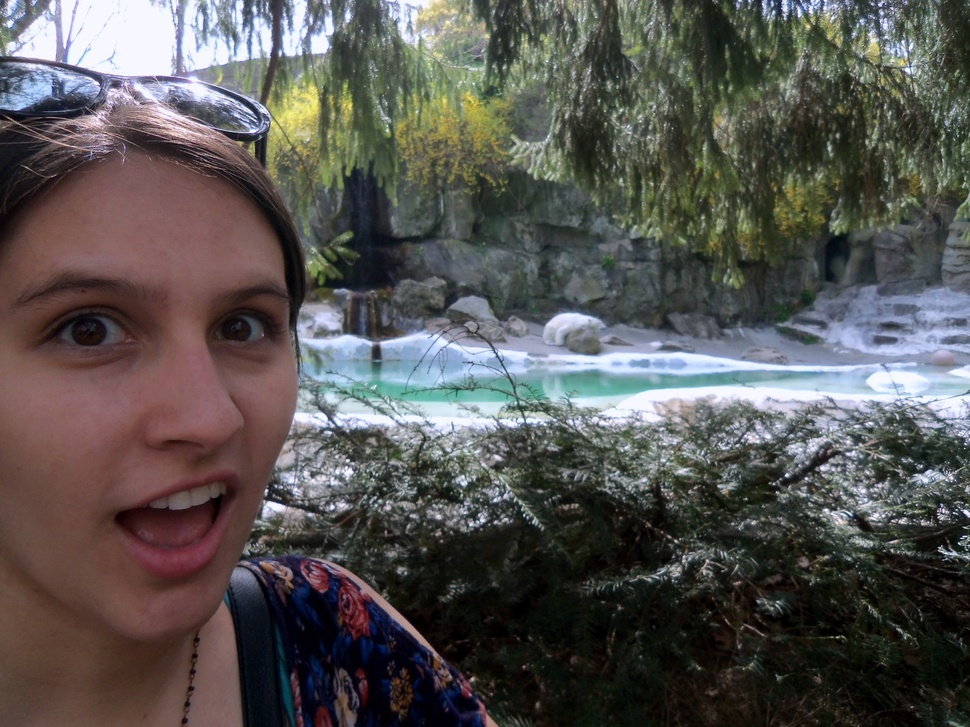
%> input picture pic2.JPG, 970 x 727 px, shrunk from 2048 x 1536 before the run
$ octave testing3.m   (GNU Octave 9; MATLAB toolbox functions it lacks are replaced by stand-ins)
%> lines starting %> are read from the running program, lines starting %| are printed output that depends on the picture
%anthony was here
%tom ... yea!
he = imread('pic2.JPG');
%> he is the input picture: size 727x970x3 uint8; mean R, G, B 87.4, 84.9, 82.4

cform = makecform('srgb2lab');
lab_he = applycform(he,cform);
%> lab_he: size 727x970x3 uint8; mean of channels 1, 2, 3 90.1, 129.1, 130.3

ab = double(lab_he(:,:,2:3));
nrows = size(ab,1);
%> nrows = 727
ncols = size(ab,2);
%> ncols = 970
ab = reshape(ab,nrows*ncols,2);

nColors = 3;
% repeat the clustering 3 times to avoid local minima
[cluster_idx cluster_center] = kmeans(ab,nColors,'distance','sqEuclidean', ...
                                      'Replicates',3);
%> cluster_center = [124.5 133.8; 128 118.7; 141.4 135.9]

pixel_labels = reshape(cluster_idx,nrows,ncols);
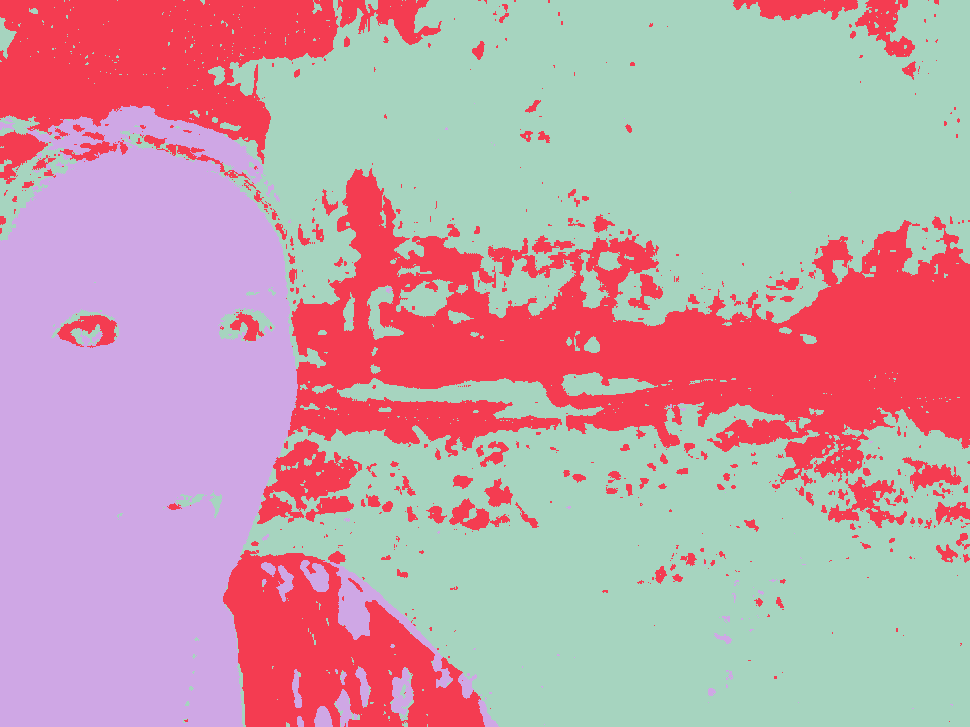
%> pixel_labels: size 727x970 double; 3 distinct labels, from 1 to 3; one colour per label, 0 black
imshow(pixel_labels,[]), title('image labeled by cluster index');

segmented_images = cell(1,3);
rgb_label = repmat(pixel_labels,[1 1 3]);
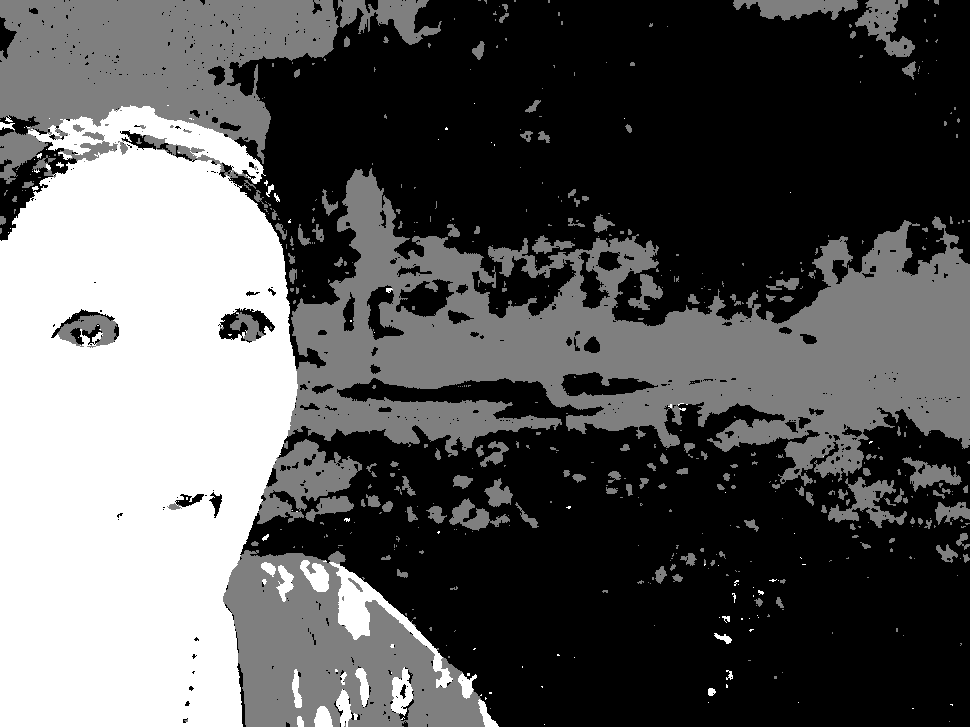
%> rgb_label: size 727x970x3 double; min 1, max 3, mean 1.71; drawn with min black and max white

for k = 1:nColors
    color = he;
    color(rgb_label ~= k) = 0;
    segmented_images{k} = color;
end
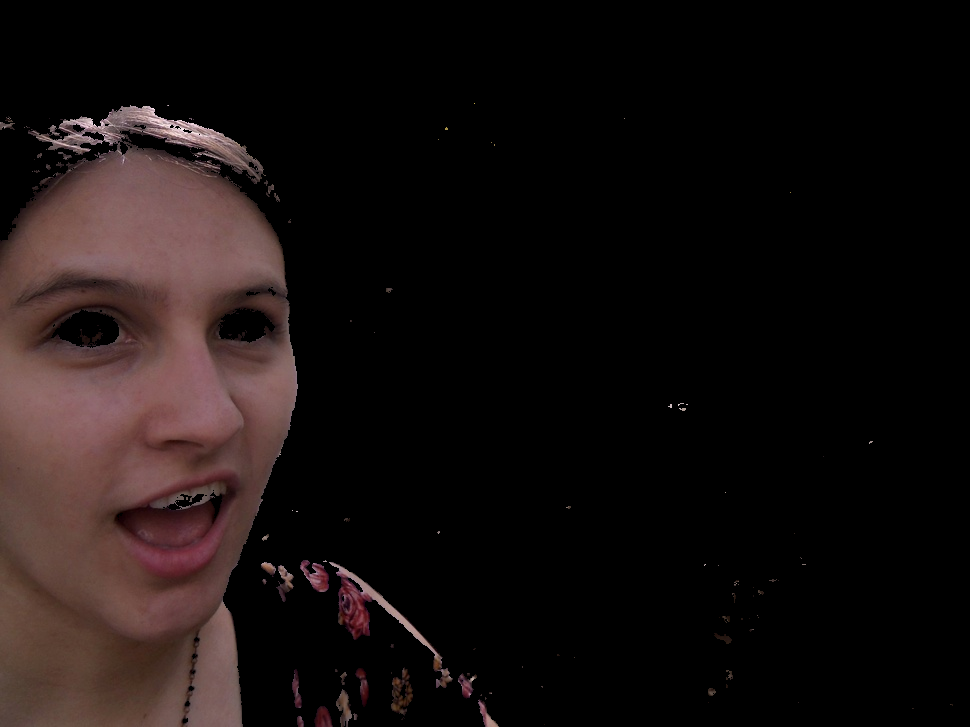
%> color: size 727x970x3 uint8; mean R, G, B 23, 16, 15.3
%> after the loop, segmented_images = 3 items

imshow(segmented_images{1}), title('objects in cluster 1');
%> after `imshow(segmented_images{1})`:
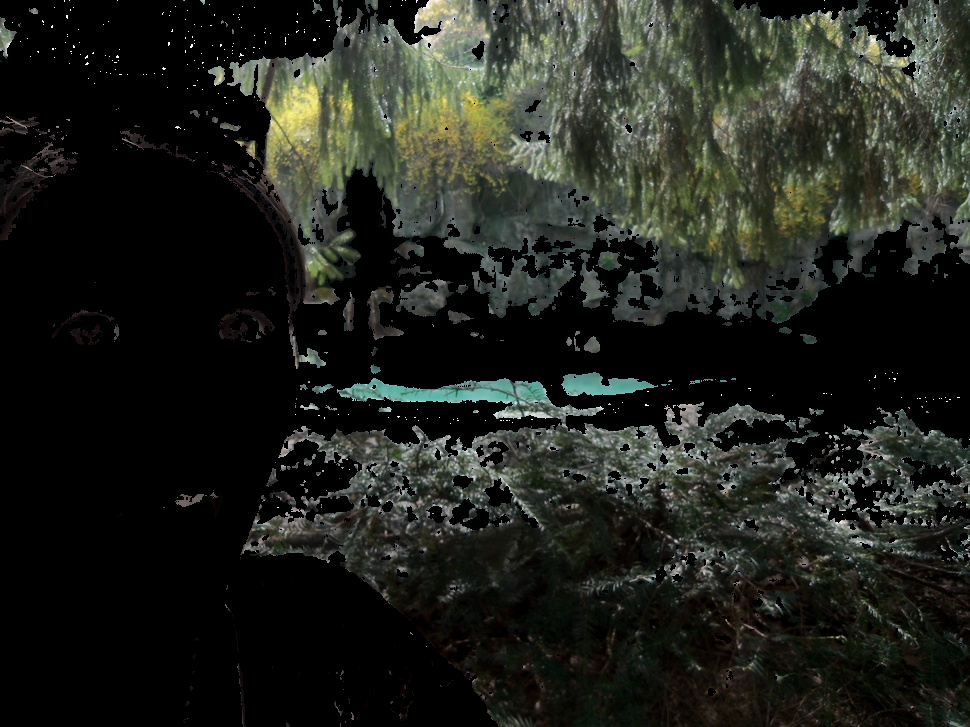
%> displayed picture: size 727x970x3, on the screen's scale of 0 to 255; mean R, G, B 32.7, 35.2, 29.3

$ run again, with face.JPG copied over pic2.JPG
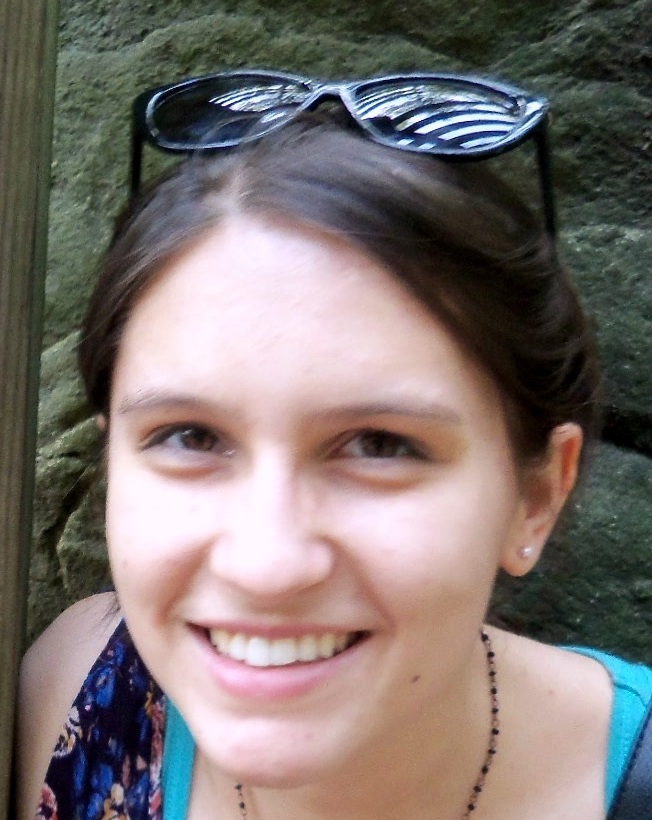
%> input picture face.JPG, 652 x 820 px
%> he is the input picture: size 820x652x3 uint8; mean R, G, B 124.2, 114.4, 111.4
%> lab_he: size 820x652x3 uint8; mean of channels 1, 2, 3 121.9, 131.8, 131.5
%> cluster_center = [140.7 137.9; 130.7 117.4; 124.5 133.8]
%> pixel_labels: size 820x652 double; 3 distinct labels, from 1 to 3
%> after the loop `for k = 1:nColors`:
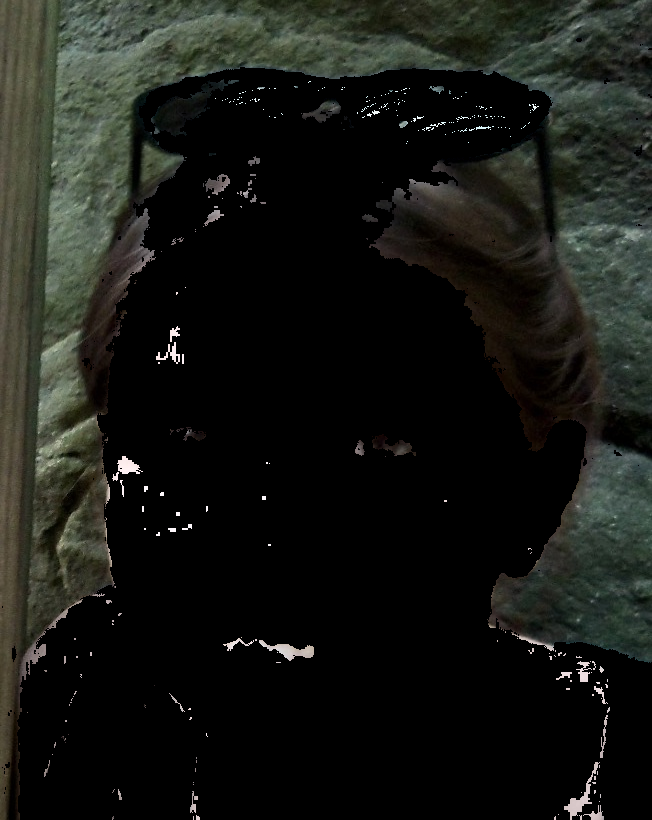
%> color: size 820x652x3 uint8; mean R, G, B 23.5, 25.3, 21
%> after the loop `for k = 1:nColors`: segmented_images = 3 items
%> `imshow(segmented_images{1})`:
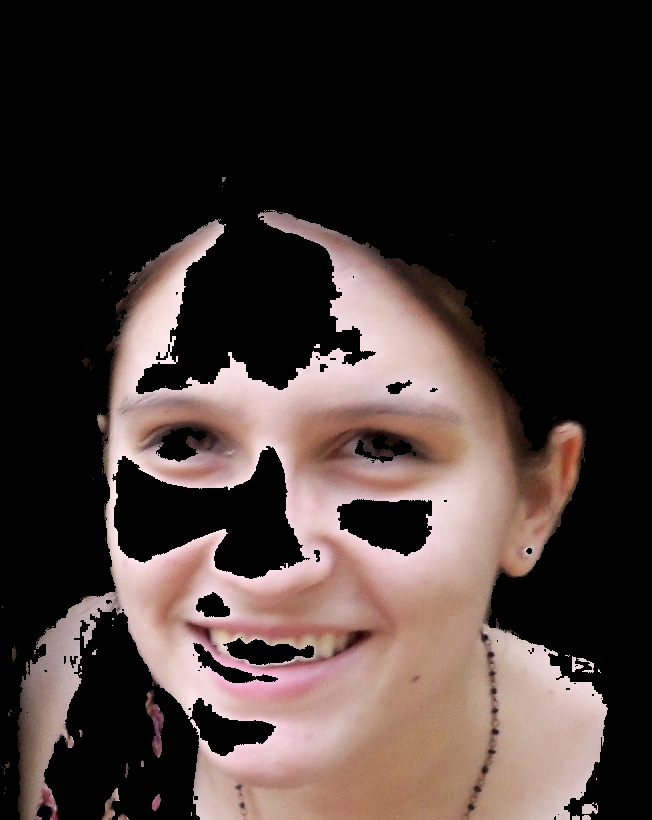
%> displayed picture: size 820x652x3, on the screen's scale of 0 to 255; mean R, G, B 67.1, 54.5, 51.4

$ run again, with tom.jpg copied over pic2.JPG
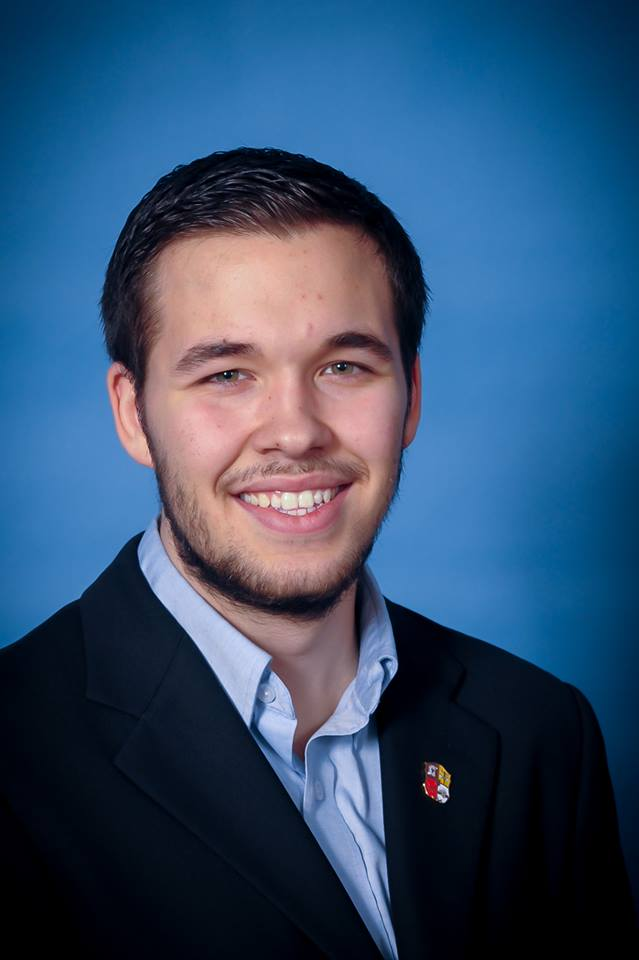
%> input picture tom.jpg, 639 x 960 px
%> he is the input picture: size 960x639x3 uint8; mean R, G, B 51.3, 79.1, 110.2
%> lab_he: size 960x639x3 uint8; mean of channels 1, 2, 3 82.8, 128.3, 108.8
%> cluster_center = [128.5 120.4; 122.7 91.24; 145.5 137.3]
%> pixel_labels: size 960x639 double; 3 distinct labels, from 1 to 3
%> after the loop `for k = 1:nColors`:
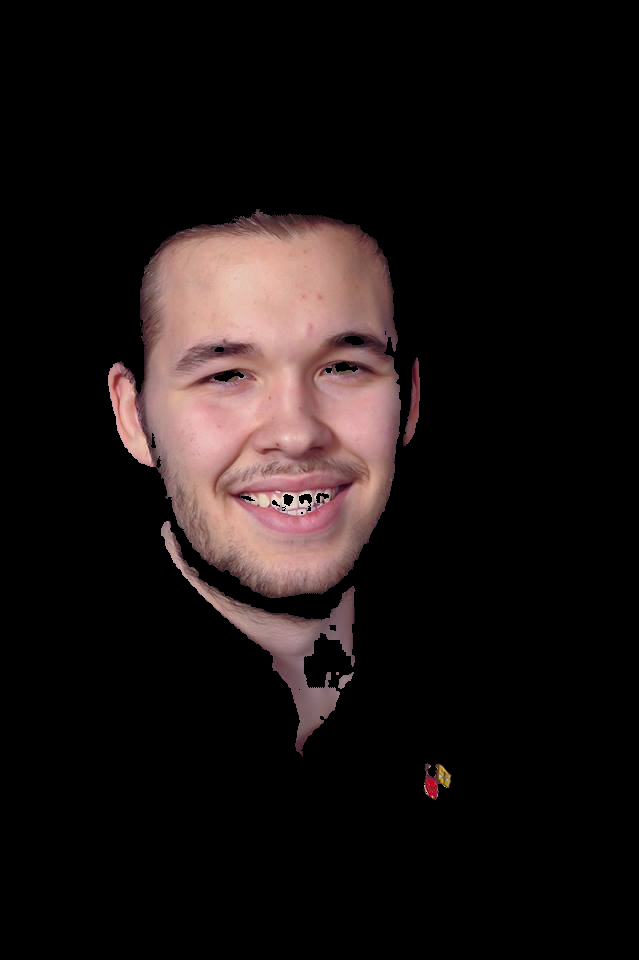
%> color: size 960x639x3 uint8; mean R, G, B 26.5, 19.5, 18.9
%> after the loop `for k = 1:nColors`: segmented_images = 3 items
%> `imshow(segmented_images{1})`:
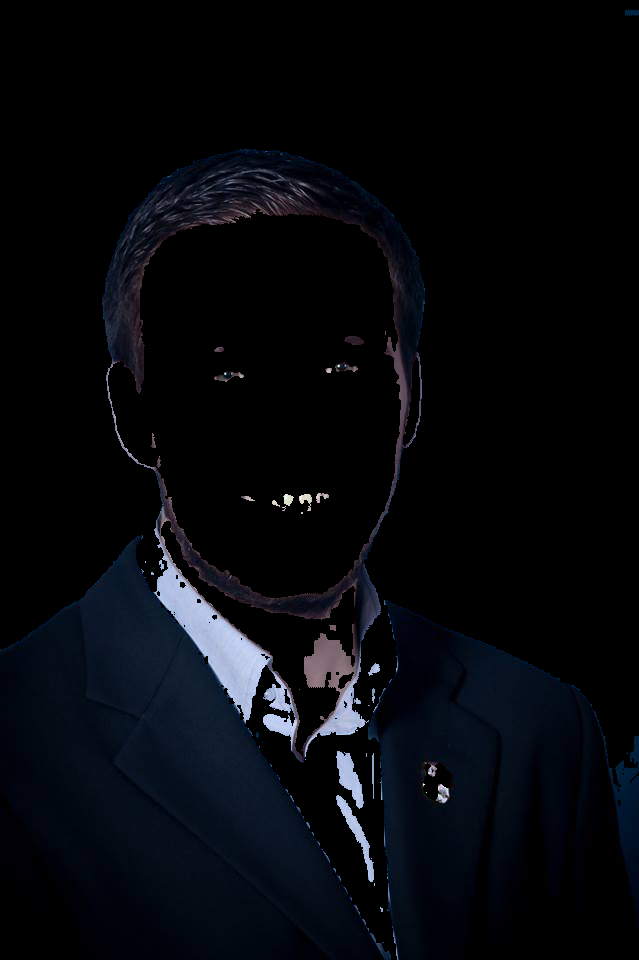
%> displayed picture: size 960x639x3, on the screen's scale of 0 to 255; mean R, G, B 6.2, 8.1, 12.6
